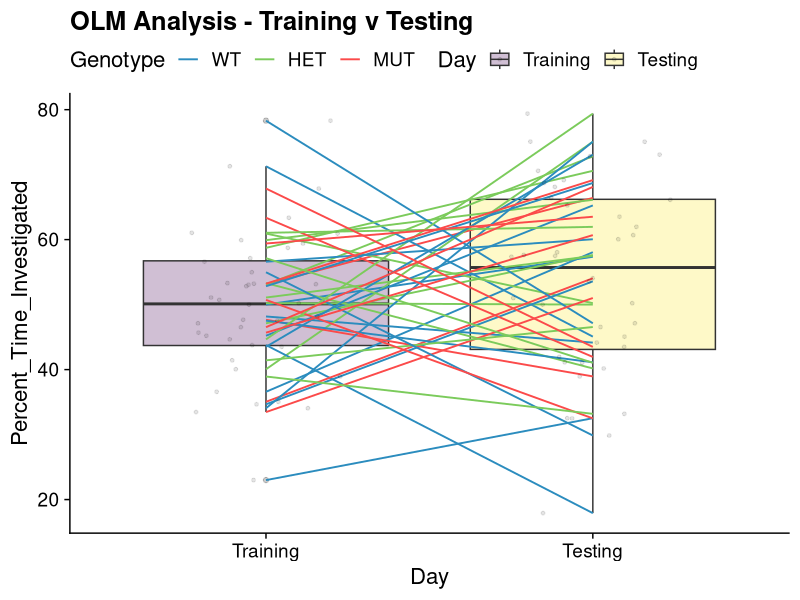
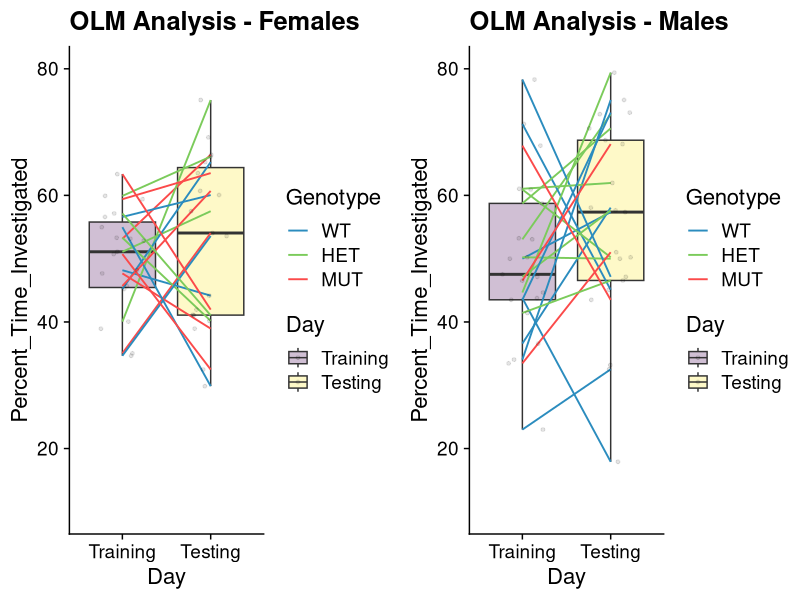
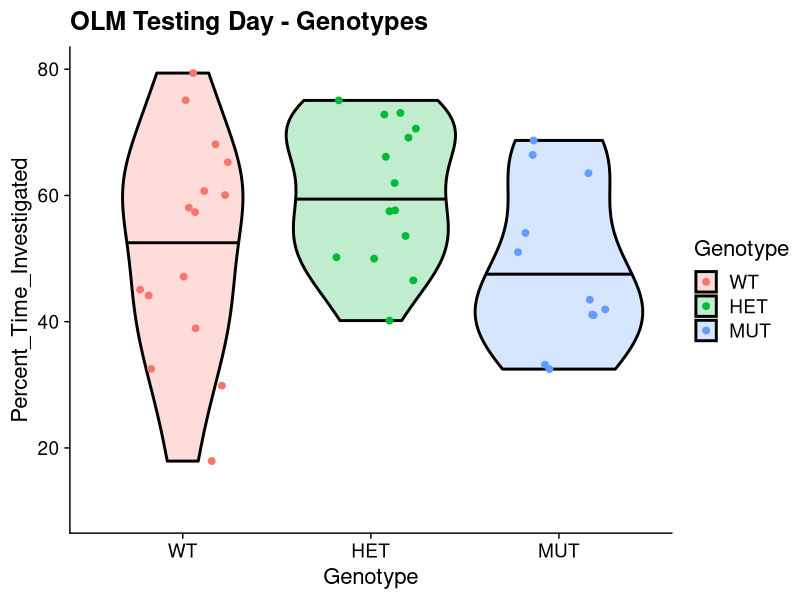
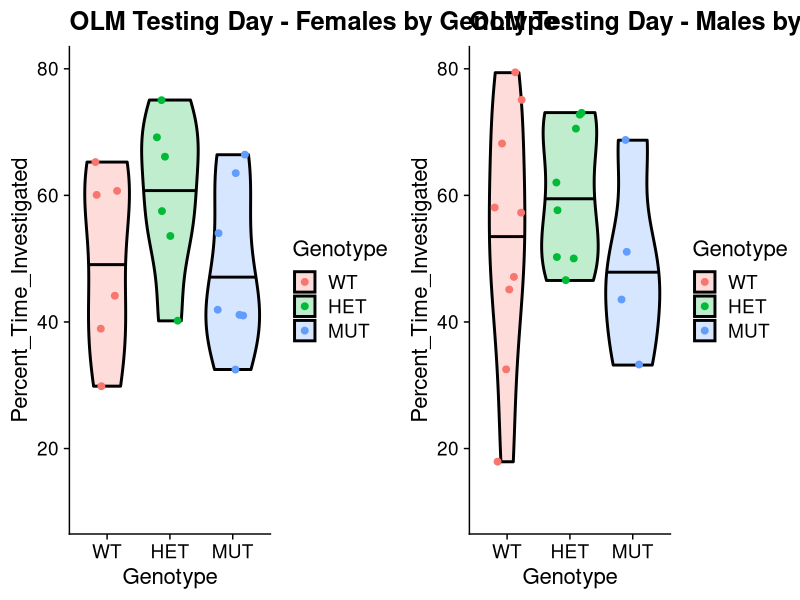

Source code (R) for these figures, in order: (Note: this script raises an error after producing the figures.)
library(ggplot2)
library(here)
library(ggplot2)
library(rlang)
library(rstatix)  
library(nlme)
library(cowplot)
library(ggbeeswarm)
library(ggpubr)
library(ggsignif)

data_box_plot<- read.csv("Data_OLM_Analysis.csv", header=TRUE)

mytheme <- theme(panel.grid.minor=element_blank(), #gets rid of grey and lines in the middle
                 panel.grid.major=element_blank(), #gets rid of grey and lines in the middle
                 panel.background=element_rect(fill="white"),#gets rid of grey and lines in the middle
                 panel.border=element_blank(), #gets rid of square going around the entire graph
                 axis.line.x = element_line(colour = 'black', size = 1),#sets the axis line size
                 axis.line.y = element_line(colour = 'black', size = 1),#sets the axis line size
                 axis.ticks=element_line(colour = 'black', size = 0.5), #sets the tick lines
                 axis.title.x = element_text(size=10, color="black"), #size of x-axis title
                 axis.title.y = element_text(size=10, color="black"), #size of y-axis title
                 axis.text.x = element_text(size=12, color="black"), #size of x-axis text
                 axis.text.y = element_text(size=12, color="black"))#size of y-axis text

data_box_plot$Day <- factor(data_box_plot$Day)
data_box_plot$Day <- plyr::revalue(data_box_plot$Day, c('1' = "Training", '2' = "Testing"))

#Stratify by Day
generate_longitudinal_boxplots <- function(input_data, X, Y, min,max){
  data<-as.data.frame(input_data)
  #Ensure correct ordering of levels 
  data$Genotype <- factor(data$Genotype, levels = c("WT","HET","MUT"))
  data$Day <- factor(data$Day, levels = c("Training", "Testing"))
  
  ggplot(data=data,aes(x={{X}},y={{Y}}, fill={{X}})) + 
    geom_boxplot(alpha=0.25)+ 
    geom_line(aes(group = MouseID,color=Genotype),size=0.65)+
    scale_fill_viridis_d()+
    geom_point(size=1,position=position_jitter(width=0.25),alpha=0.1)+
    theme_cowplot(16) +
    ggtitle("OLM Analysis - Training v Testing") +
    scale_color_manual(values = c(WT = "#2b8cbe", HET = "#7BCB5B", MUT = "#FB4A4A")) +
    theme(legend.position = "top") 
}

fullplot<-generate_longitudinal_boxplots(data_box_plot, Day, Percent_Time_Investigated,0,100)
plot(fullplot)

#Stratify by Sex & Day
data_box_plot$Genotype <- factor(data_box_plot$Genotype,levels=c("WT", "HET", "MUT"))
females <- subset(data_box_plot, Sex =="Female")
generate_longitudinal_boxplots_female <- function(input_data, X, Y, min,max){
  data<-as.data.frame(input_data)
  #Ensure correct ordering of levels 
  data$Genotype <- factor(data$Genotype, levels = c("WT","HET","MUT"))
  data$Day <- factor(data$Day, levels = c("Training", "Testing"))
  
  ggplot(data=females,aes(x={{X}},y={{Y}}, fill={{X}})) + 
    geom_boxplot(alpha=0.25)+ 
    geom_line(aes(group = MouseID,color=Genotype),size=0.65)+
    scale_fill_viridis_d()+
    geom_point(size=1,position=position_jitter(width=0.25),alpha=0.1)+
    theme_cowplot(16) +
    ggtitle("OLM Analysis - Females") +
    ylim(10,80) +
    scale_color_manual(values = c(WT = "#2b8cbe", HET = "#7BCB5B", MUT = "#FB4A4A")) +
    theme(legend.position = "right") 
}

males <- subset(data_box_plot, Sex=="Male")
generate_longitudinal_boxplots_male <- function(input_data, X, Y, min,max){
  data<-as.data.frame(input_data)
  #Ensure correct ordering of levels 
  data$Genotype <- factor(data$Genotype, levels = c("WT","HET","MUT"))
  data$Day <- factor(data$Day, levels = c("Training", "Testing"))
  
  ggplot(data=males,aes(x={{X}},y={{Y}}, fill={{X}})) + 
    geom_boxplot(alpha=0.25)+ 
    geom_line(aes(group = MouseID,color=Genotype),size=0.65)+
    scale_fill_viridis_d()+
    geom_point(size=1,position=position_jitter(width=0.25),alpha=0.1)+
    theme_cowplot(16) +
    ylim(10,80) +
    ggtitle("OLM Analysis - Males") +
    scale_color_manual(values = c(WT = "#2b8cbe", HET = "#7BCB5B", MUT = "#FB4A4A")) +
    theme(legend.position = "right") 
}

females_only<-generate_longitudinal_boxplots_female(females, Day, Percent_Time_Investigated,0,100)
males_only<-generate_longitudinal_boxplots_male(males, Day, Percent_Time_Investigated,0,100)
plot_grid(females_only, males_only)

#Stratify by Sex, Testing Only
data_box_plot$Genotype <- factor(data_box_plot$Genotype,levels=c("WT", "HET", "MUT"))
fulltesting <- subset(data_box_plot, Day=="Testing")
violin<-ggplot(data=fulltesting,aes(x=Genotype,y=Percent_Time_Investigated, fill=Genotype))+
  geom_violin(alpha=0.25,position=position_dodge(width=.75),size=1,color="black",draw_quantiles=c(0.5))+
  geom_point(aes(color=Genotype),size=2,position=position_jitter(width=0.25),alpha=1)+
  mytheme + theme_cowplot(16) + ggtitle("OLM Testing Day - Genotypes")  + ylim(10,80)
plot(violin)

ftesting <- subset(females, Day=="Testing")
violin2<-ggplot(data=ftesting,aes(x=Genotype,y=Percent_Time_Investigated, fill=Genotype))+
  geom_violin(alpha=0.25,position=position_dodge(width=.75),size=1,color="black",draw_quantiles=c(0.5))+
  geom_point(aes(color=Genotype),size=2,position=position_jitter(width=0.25),alpha=1)+
  mytheme + theme_cowplot(16) + ggtitle("OLM Testing Day - Females by Genotype")  + ylim(10,80)

mtesting <- subset(males, Day=="Testing")
violin3<-ggplot(data=mtesting,aes(x=Genotype,y=Percent_Time_Investigated, fill=Genotype))+
  geom_violin(alpha=0.25,position=position_dodge(width=.75),size=1,color="black",draw_quantiles=c(0.5))+
  geom_point(aes(color=Genotype),size=2,position=position_jitter(width=0.25),alpha=1)+
  mytheme + theme_cowplot(16) + ggtitle("OLM Testing Day - Males by Genotype")  + ylim(10,80)

plot_grid(violin2, violin3)

#Stat Tests
# WT vs MUT Training
data_wm <- data_box_plot %>% filter(Genotype!="HET", Day != "Testing")
t.test(Percent_Time_Investigated~Genotype,data_wm)
wilcox.test(Percent_Time_Investigated~Genotype,data_wm)

# WT vs MUT Testing
data_wm <- data_box_plot %>% filter(Genotype!="HET", Day != "Training")
t.test(Percent_Time_Investigated~Genotype,data_wm)
wilcox.test(Percent_Time_Investigated~Genotype,data_wm)

# WT vs HET: Training
data_wh <- data_box_plot %>% filter(Genotype!="MUT", Day != "Testing")
t.test(Percent_Time_Investigated~Genotype,data_wh, exact = FALSE)
wilcox.test(Percent_Time_Investigated~Genotype,data_wh, exact = FALSE)


# WT vs HET: Testing
data_wh <- data_box_plot %>% filter(Genotype!="MUT", Day != "Training")
t.test(Percent_Time_Investigated~Genotype,data_wh, exact = FALSE)
wilcox.test(Percent_Time_Investigated~Genotype,data_wh, exact = FALSE)

#Longitudinal Slope Test
Percent_Investigation_Time = data_box_plot$Percent_Time_Investigated
output=lme(fixed= Percent_Investigation_Time~ Sex + Genotype, random = ~1|MouseID, data=data_box_plot)
summary(output)



